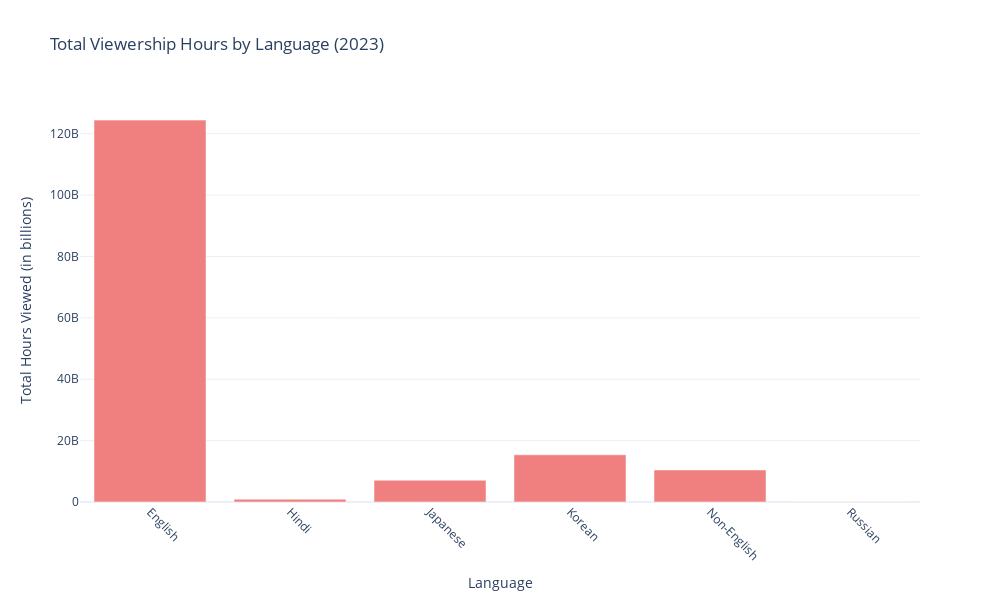

The cell this chart's notebook holds for it:
### Code cell
# Next, let’s analyze the distribution of viewership across different languages to understand which languages are contributing the most to Netflix’s 
# content consumption:

# aggregate viewership hours by language
lang_viewership=df.groupby('Language Indicator')['Hours Viewed'].sum()
fig = go.Figure(data=[
    go.Bar(
        x = lang_viewership.index,
        y = lang_viewership.values,
        marker_color = 'lightcoral'
    )
])
fig.update_layout(
    title = "Total Viewership Hours by Language (2023)",
    xaxis_title = "Language",
    yaxis_title = "Total Hours Viewed (in billions)",
    xaxis_tickangle=45,
    height=600,
    width=1000
)
fig.show()

### Figure 1 — Plotly figure (JSON) as saved in the notebook; plotly's stock layout.template omitted (floating-point values rounded to 4 significant figures)
{"data": [{"marker": {"color": "lightcoral"}, "type": "bar", "x": ["English", "Hindi", "Japanese", "Korean", "Non-English", "Russian"], "y": [124441700000, 926100000, 7102000000, 15378400000, 10439100000, 114600000]}], "layout": {"height": 600, "title": {"text": "Total Viewership Hours by Language (2023)"}, "width": 1000, "xaxis": {"autorange": true, "range": [-0.5, 5.5], "tickangle": 45, "title": {"text": "Language"}, "type": "category"}, "yaxis": {"autorange": true, "range": [0, 131000000000.0], "title": {"text": "Total Hours Viewed (in billions)"}, "type": "linear"}}}
